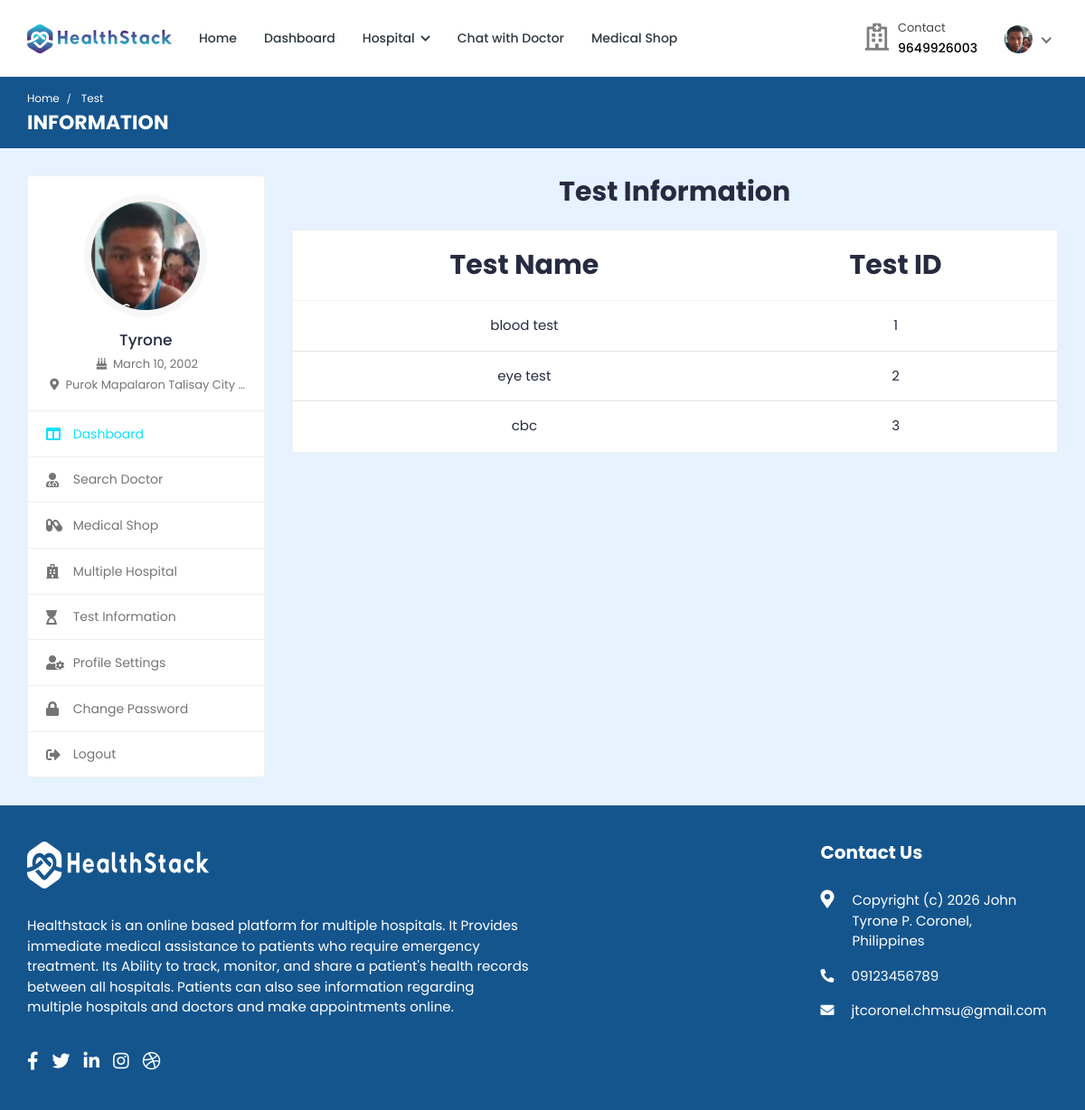
The page /doctor/doctor-test-list/ (signed in) on the database its author committed.
### hospital/models.py (models this page shows, shortened)
class Patient(models.Model):
    patient_id = models.AutoField(primary_key=True)
    user = models.OneToOneField(User, on_delete=models.CASCADE, null=True, blank=True, related_name='patient')
    name = models.CharField(max_length=200, null=True, blank=True)
    username = models.CharField(max_length=200, null=True, blank=True)
    age = models.IntegerField(null=True, blank=True)
    email = models.EmailField(max_length=200, null=True, blank=True)
    phone_number = models.IntegerField(null=True, blank=True)
    address = models.CharField(max_length=200, null=True, blank=True)
    featured_image = models.ImageField(upload_to='patients/', default='patients/user-default.png', null=True, blank=True)
    blood_group = models.CharField(max_length=200, null=True, blank=True)
    history = models.CharField(max_length=200, null=True, blank=True)
    dob = models.CharField(max_length=200, null=True, blank=True)
    nid = models.CharField(max_length=200, null=True, blank=True)
    serial_number = models.CharField(max_length=200, null=True, blank=True)
    login_status = models.CharField(max_length=200, null=True, blank=True, default="offline")

class User(AbstractUser):
    is_patient = models.BooleanField(default=False)
    is_doctor = models.BooleanField(default=False)
    is_hospital_admin = models.BooleanField(default=False)
    is_labworker = models.BooleanField(default=False)
    is_pharmacist = models.BooleanField(default=False)
    login_status = models.BooleanField(default=False)

### hospital_admin/models.py (models this page shows, shortened)
class Test_Information(models.Model):
    test_id = models.AutoField(primary_key=True)
    test_name = models.CharField(max_length=200, null=True, blank=True)
    test_price = models.CharField(max_length=200, null=True, blank=True)

### doctor/views.py (the view)
# urls.py: path('doctor-test-list/', views.doctor_test_list, name='doctor-test-list'),
@csrf_exempt
@login_required(login_url="login")
def doctor_test_list(request):
    if request.user.is_authenticated and request.user.is_doctor:
        doctor = Doctor_Information.objects.get(user=request.user)
        tests = Test_Information.objects.all
        context = {'doctor': doctor, 'tests': tests}
        return render(request, 'doctor-test-list.html', context)
    elif request.user.is_authenticated and request.user.is_patient:
        patient = Patient.objects.get(user=request.user)
        tests = Test_Information.objects.all
        context = {'patient': patient, 'tests': tests}
        return render(request, 'doctor-test-list.html', context)
    else:
        logout(request)
        messages.info(request, 'Not Authorized')
        return render(request, 'doctor-login.html')

### templates/doctor-test-list.html (shortened to what this page needs)
{% load static %}
<!DOCTYPE html>
<html lang="en">
  <head>
    <link
      rel="stylesheet"
      href="{% static 'HealthStack-System/css/Normal/bootstrap.min.css' %}"
    />
    <link
      rel="stylesheet"
      href="{% static 'HealthStack-System/plugins/Normal/fontawesome/css/fontawesome.min.css' %}"
    />
    <link
      rel="stylesheet"
      href="{% static 'HealthStack-System/plugins/Normal/fontawesome/css/all.min.css' %}"
    />
    <link
      rel="stylesheet"
      href="{% static 'HealthStack-System/css/Normal/style.css' %}"
    />
  </head>
  <body>
  {% if user.is_authenticated %}
    <div class="main-wrapper">
      <header class="header">
        {% if user.is_authenticated and user.is_patient %}
				{% include 'patient_navbar.html' %}
				{% endif %}
      </header>
      <div class="breadcrumb-bar">
        <div class="container-fluid">
          <div class="row align-items-center">
            <div class="col-md-12 col-12">
              <nav aria-label="breadcrumb" class="page-breadcrumb">
                <ol class="breadcrumb">
                  {% if user.is_authenticated and user.is_patient %}
									<li class="breadcrumb-item"><a href="{% url 'patient-dashboard' %}">Home</a></li>
									{% endif %}
                  <li class="breadcrumb-item active" aria-current="page">
                    Test
                  </li>
                </ol>
              </nav>
              <h2 class="breadcrumb-title">INFORMATION</h2>
            </div>
          </div>
        </div>
      </div>
      <div class="content">
        <div class="container-fluid">
          <div class="row">
            <div class="col-md-5 col-lg-4 col-xl-3 theiaStickySidebar">
              <div>
                {% if user.is_authenticated and user.is_patient %}
								{% include 'patient-sidebar.html' %}
								{% endif %}
              </div>
            </div>
            <div class="col-md-7 col-lg-8 col-xl-9">
              <div class="row">
                <div class="col-md-12">
                  <h2 class="mb-4 text-center"><b>Test Information</b></h2>
                  <div class="appointment-tab">
                      <div class="tab-pane" id="today-appointments">
                        <div class="card card-table mb-0">
                          <div class="card-body">
                            <div class="table-responsive">
                              <table
                                class="table table-hover table-center mb-0 text-center"
                              >
                                <thead style="font-size: 30px;">
                                  <tr>
                                    <th>Test Name</th>
                                    <th>Test ID</th>
                                  </tr>
                                </thead>
                                <tbody>
                                  {% for t in tests %}
                                  <tr>
                                    <td> {{t.test_name}}</td>
                                    <td>{{t.test_id}}</td>
                                  </tr>
                                  {% endfor %}
                                </tbody>
                              </table>
                            </div>
                          </div>
                        </div>
                      </div>
                    </div>
                  </div>
                </div>
              </div>
            </div>
          </div>
        </div>
      </div>
      {% include 'footer.html' %}
  {% else %}
  <p> You are not logged in </p>
  {% endif %}
  </body>
</html>

### templates/patient_navbar.html (shortened to what this page needs)
{% load static %}
<nav class="navbar navbar-expand-lg header-nav">
  <div class="navbar-header">
    <a href="{% url 'hospital_home'%}" class="navbar-brand logo">
      <img
        src="{% static 'HealthStack-System/images/Normal/logo.jpg' %}"
        class="img-fluid"
        alt="Logo"
      />
    </a>
  </div>
  <div class="main-menu-wrapper">
    <ul class="main-nav">
      <li>
        <a href="{% url 'hospital_home'%}">Home</a>
      </li>
      <li>
        <a href="{% url 'patient-dashboard' %}">Dashboard</a>
      </li>
      <li class="has-submenu">
        <a href="#">Hospital <i class="fas fa-chevron-down"></i></a>
      </li>
      {% if user.is_authenticated and user.is_patient %}
      <li>
        <a href="{% url 'chat-home' pk=user.id %}">Chat with Doctor</a>
      </li>
      {% endif %}
      <li>
        <a href="{% url 'pharmacy_shop' %}">Medical Shop</a>
      </li>
    </ul>
  </div>
  <ul class="nav header-navbar-rht">
    <li class="nav-item contact-item">
      <div class="header-contact-img">
        <i class="far fa-hospital"></i>
      </div>
      <div class="header-contact-detail">
        <p class="contact-header">Contact</p>
        <p class="contact-info-header">{% if patient.phone_number %}{{ patient.phone_number }}{% else %}Not set{% endif %}</p>
      </div>
    </li>
    <li class="nav-item dropdown has-arrow logged-item">
      <a href="#" class="dropdown-toggle nav-link" data-toggle="dropdown">
        <span class="user-img">
          <img
            class="rounded-circle"
            src="{{patient.featured_image.url}}"
            width="31"
            alt="{{ patient.name|default:'Patient' }}"
          />
        </span>
      </a>
    </li>
  </ul>
</nav>

### templates/patient-sidebar.html
{% load static %}
    <div class="profile-sidebar">
      <div class="widget-profile pro-widget-content">
        <div class="profile-info-widget">
          <a href="#" class="booking-doc-img">
            <img
              src="{{ patient.featured_image.url }}"
              alt="User Image"
            />
          </a>
          <div class="profile-det-info">
            <h3>{{ patient.name|default:user.username }}</h3>
            <div class="patient-details">
              <h5>
                <i class="fas fa-birthday-cake"></i> {{ patient.dob|default:"Not set" }}
              </h5>
              <h5 class="mb-0">
                <i class="fas fa-map-marker-alt"></i>
                {{ patient.address|default:"Not set" }}
              </h5>
            </div>
          </div>
        </div>
      </div>
      <div class="dashboard-widget">
        <nav class="dashboard-menu sidebar">
          <ul>
            <li class="active">
              <a href="{% url 'patient-dashboard' %}">
                <i class="fas fa-columns"></i>
                <span>Dashboard</span>
              </a>
            </li>
            <li class="nav-item has-submenu">
              <a href="{% url 'search' %}">
                <i class="fas fa-user-md"></i>
                <span>Search Doctor</span>
              </a>
            </li>
            <li class="has-submenu">
              <a href="{% url 'pharmacy_shop' %}" class="nav-link">
                <i class="fas fa-capsules"></i>
                <span>Medical Shop</span>
              </a>
            </li>
            <li>
                <a href="{% url 'multiple-hospital' %}">
                  <i class="fas fa-hospital"></i>
                  <span>Multiple Hospital</span>
                </a>
            </li>
            <li>
              <a href="{% url 'doctor-test-list'%}" target="_blank">
                <i class="fas fa-hourglass-start"></i>
                <span>Test Information</span>
              </a>
            </li>
            <li>
              <a href="{% url 'profile-settings' %}">
                <i class="fas fa-user-cog"></i>
                <span>Profile Settings</span>
              </a>
            </li>
            <li>
              <a href="{% url 'change-password' pk=user.id%}">
                <i class="fas fa-lock"></i>
                <span>Change Password</span>
              </a>
            </li>
            <li>
              <a href="{% url 'logout' %}">
                <i class="fas fa-sign-out-alt"></i>
                <span>Logout</span>
              </a>
            </li>
          </ul>
        </nav>
      </div>
    </div>

### rows shown on the page
Patient: phone_number "9649926003", featured_image (picture), name "Tyrone", dob "March 10, 2002", address "Purok Mapalaron Talisay City…"
Test_Information: test_name "blood test", test_id "1"
Test_Information: test_name "eye test", test_id "2"
Test_Information: test_name "cbc", test_id "3"
